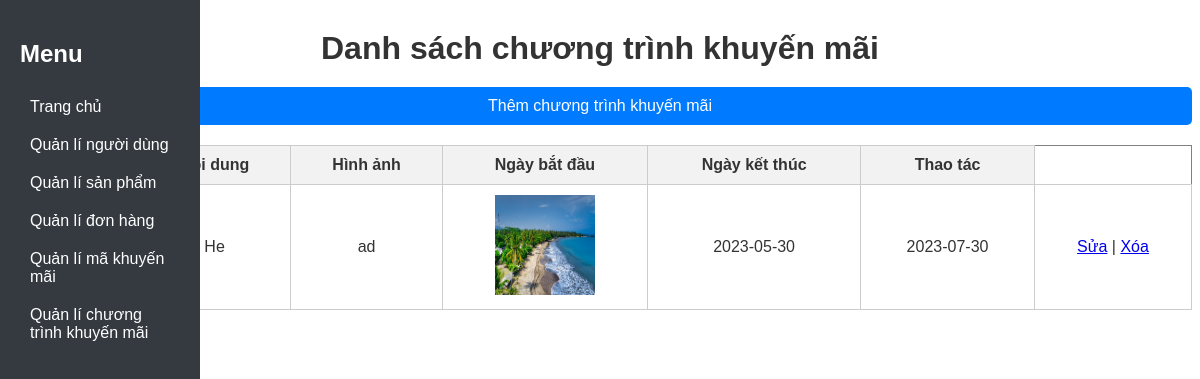
Page /layout/display_promotions.php on the committed database.
### tables this page shows
CREATE TABLE `promotions` (
  `id_promotions` int(11) NOT NULL,
  `title` varchar(255) NOT NULL,
  `content` text NOT NULL,
  `image_path` varchar(255) NOT NULL,
  `start_date` date NOT NULL,
  `end_date` date NOT NULL
);

### layout/display_promotions.php (the view, shortened to what this page needs)
<!DOCTYPE html>
<html>
<head>
    <link rel="stylesheet" href="/css/display_promotions.css">
</head>
<body>
    <nav class="vertical navigation">
        <h2 style=color:#fff;>Menu</h2>
        <ul>
            <li><a href="/index.php">Trang chủ </a></li>
            <li><a href="display_users.php">Quản lí người dùng</a></li>
            <li><a href="display_laptop.php">Quản lí sản phẩm</a></li>
            <li><a href="display_order.php">Quản lí đơn hàng</a></li>
            <li><a href="display_khuyen_mai.php">Quản lí mã khuyến mãi</a></li>
            <li><a href="display_promotions.php">Quản lí chương trình khuyến mãi</a></li>
        </ul>
    </nav>
    <h1>Danh sách chương trình khuyến mãi</h1>
<a class="add_promotions" href="add_promotions.php">Thêm chương trình khuyến mãi</a>
    <table border="1">
        <tr>
            <th>Tiêu đề</th>
            <th>Nội dung</th>
            <th>Hình ảnh</th>
            <th>Ngày bắt đầu</th>
            <th>Ngày kết thúc</th>
            <th>Thao tác</th>
        </tr>
        <?php
        include 'connect.php';
        $sql = "SELECT * FROM promotions";
        $result = $conn->query($sql);
        if ($result->num_rows > 0) {
            while ($row = $result->fetch_assoc()) {
                echo "<tr>";
                echo "<td>" . $row['id_promotions'] . "</td>";
                echo "<td>" . $row['title'] . "</td>";
                echo "<td>" . $row['content'] . "</td>";
                echo "<td><img src='/action/" . $row['image_path'] . "' height='100' width='100'></td>";
                echo "<td>" . $row['start_date'] . "</td>";
                echo "<td>" . $row['end_date'] . "</td>";
                echo "<td><a href='edit_promotions.php?id=" . $row['id_promotions'] . "'>Sửa</a> | <a href='/action/delete_promotions.php?id=" . $row['id_promotions'] . "'>Xóa</a></td>";
                echo "</tr>";
            }
        } else {
            echo "<tr><td colspan='7'>Không có dữ liệu</td></tr>";
        }
        ?>
    </table>
    <br>
</body>
</html>

### css/display_promotions.css (style rules this page uses)
.vertical.navigation { background-color: #343a40; width: 200px; height: 100%; position: fixed; top: 0; left: 0; padding: 20px; box-sizing: border-box; }
.vertical.navigation h2 { margin-bottom: 20px; }
.vertical.navigation ul { list-style: none; padding: 0px; }
.vertical.navigation a { display: block; padding: 10px; text-decoration: none; color: white; background-color: #343a40; }
body { font-family: Arial, sans-serif; color: #333; }
h1 { text-align: center; margin-top: 30px; margin-bottom: 20px; }
table { width: 100%; border-collapse: collapse; margin: 20px 0; }
th { background-color: #f2f2f2; font-weight: bold; text-align: center; padding: 10px; border: 1px solid #ccc; }
td { text-align: center; padding: 10px; border: 1px solid #ccc; }
img { max-width: 100px; max-height: 100px; }
a[href="add_promotions.php"] { display: block; text-align: center; margin-top: 20px; padding: 10px; background-color: #007bff; color: #fff; text-decoration: none; border-radius: 5px; }

### rows in the picture
promotions: title "He", content "ad", image_path (picture), start_date "2023-05-30", end_date "2023-07-30"
